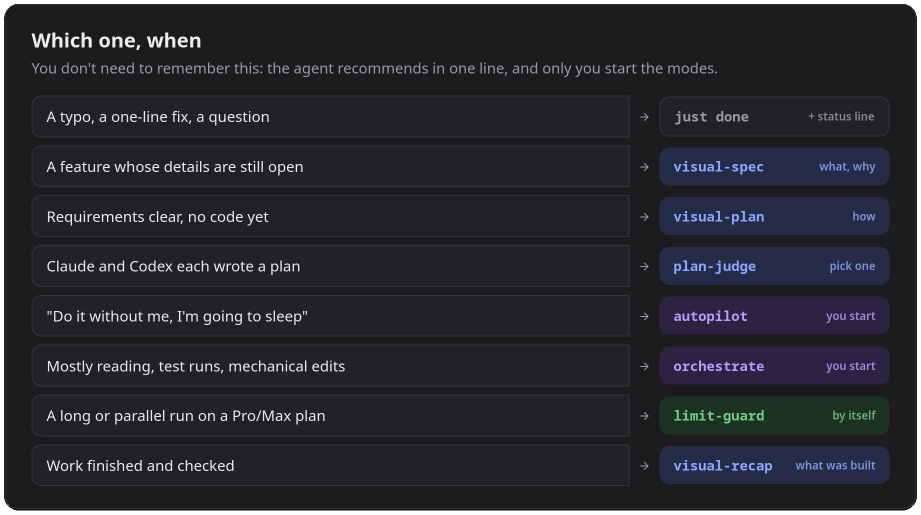
#> input picture docs/assets/readme/choose-dark.png, 1842 x 1029 px (shown at 1/2 size)
$ python -i build.py   (imports and definitions only)
#> lines starting #> are read from the running program, lines starting #| are printed output that depends on the picture; after the words box and inside, x2 and y2 are one past the last pixel; in counts of white or black regions, pixels touching at a corner belong together
#!/usr/bin/env python3
"""Render the README pictures: every .panel in panels.html, light and dark, at 2x, cropped to the card.

    python3 docs/assets/readme/build.py [panel ...]

Needs Firefox (or Chrome/Chromium) and Pillow. Writes docs/assets/readme/<panel>-<light|dark>.png.
"""
import re
import shutil
import subprocess
import sys
import tempfile
from pathlib import Path

from PIL import Image, ImageChops

HERE = Path(__file__).resolve().parent
TEMPLATE = HERE.parents[2] / "plugins/suwagent/shared/template.html"
ZOOM = 2
WIDTH = 960 + 2 * 24
PAD = 4 * ZOOM


def page(tmp):
    style = re.search(r"<style>\s*:root.*?</style>", TEMPLATE.read_text(encoding="utf-8"), re.S)[0]
    out = Path(tmp) / "panels.html"
    out.write_text((HERE / "panels.html").read_text(encoding="utf-8").replace("<!-- TEMPLATE STYLE -->", style), encoding="utf-8")
    return out


def shoot(url, png, tmp):
    for name in ("firefox", "google-chrome", "chromium", "chromium-browser"):
        exe = shutil.which(name)
        if not exe:
            continue
        size = f"{WIDTH * ZOOM},{1400 * ZOOM}"
        if name == "firefox":
            profile = Path(tmp) / "profile"
            profile.mkdir(exist_ok=True)
            cmd = [exe, "--headless", "--profile", str(profile), f"--window-size={size}", "--screenshot", str(png), url]
        else:
            cmd = [exe, "--headless", "--hide-scrollbars", f"--user-data-dir={tmp}/chrome", f"--window-size={size}",
                   f"--screenshot={png}", url]
        subprocess.run(cmd, stdout=subprocess.DEVNULL, stderr=subprocess.DEVNULL, timeout=120)
        return
    sys.exit("no Firefox or Chrome found")


def crop(png):
    """Cut the page background away around the card and make what is left of it transparent,
    so the card sits on GitHub's own background in either theme."""
#> called with png = 'choose-dark.png'
    img = Image.open(png).convert("RGB")
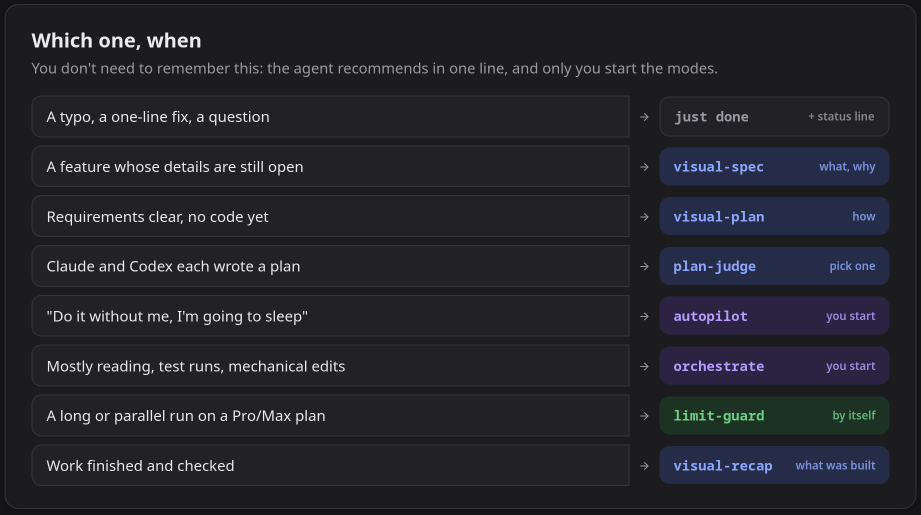
#> img: PIL image 1842x1029 RGB (shown at 1/2 size); mean R, G, B 36.3, 37, 43.3
    bg = Image.new("RGB", img.size, img.getpixel((1, 1)))
    mask = ImageChops.difference(img, bg).convert("L").point(lambda v: 255 if v > 2 else 0)
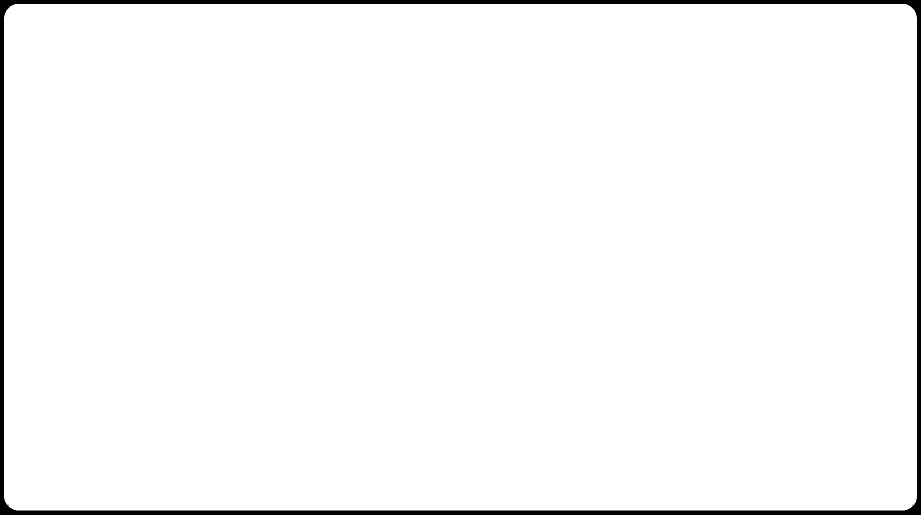
#> mask: PIL image 1842x1029 L (shown at 1/2 size); 97.6% white; 4 black regions (3 under 20 px), largest, box (x1, y1, x2, y2) and area: (0, 0, 1842, 1029) 46417
    l, t, r, b = mask.getbbox()
#> l = 8; t = 8; r = 1834; b = 1021
    img.putalpha(mask)
#> img is the input picture: PIL image 1842x1029 RGBA; mean R, G, B, A 36.3, 37, 43.3, 248.8
    img.crop((max(l - PAD, 0), max(t - PAD, 0), min(r + PAD, img.width), min(b + PAD, img.height))).save(png, optimize=True)


def main():
    src = (HERE / "panels.html").read_text(encoding="utf-8")
    panels = sys.argv[1:] or re.findall(r'<div class="panel" id="([\w-]+)"', src)
    with tempfile.TemporaryDirectory() as tmp:
        url = page(tmp).as_uri()
        for panel in panels:
            for theme in ("light", "dark"):
                png = HERE / f"{panel}-{theme}.png"
                shoot(f"{url}#only={panel}&theme={theme}&zoom={ZOOM}", png, tmp)
                crop(png)
                print(png.relative_to(HERE.parents[2]), Image.open(png).size)


# [2 lines not run here, left out]

>>> result = crop('choose-dark.png')

$ run again, on docs/assets/readme/settings-dark.png
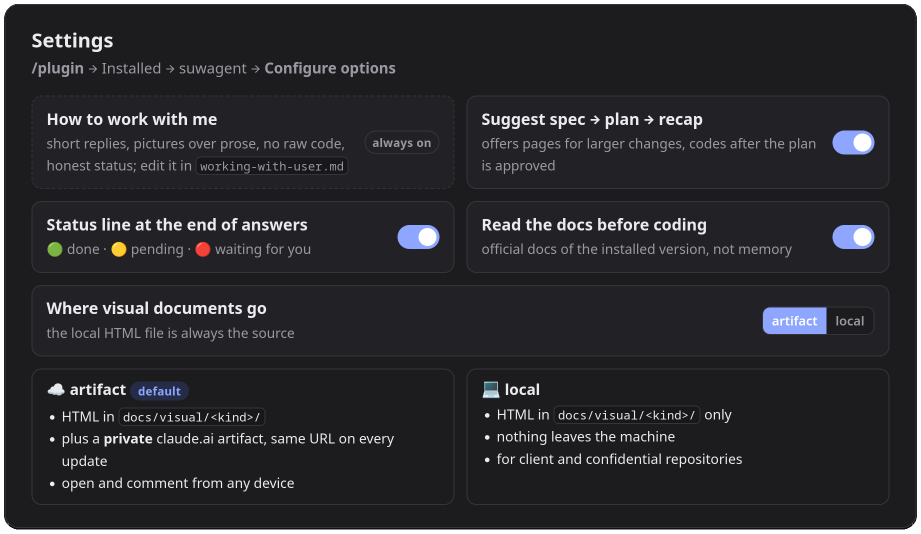
#> input picture docs/assets/readme/settings-dark.png, 1842 x 1067 px (shown at 1/2 size)
#> in crop, `img = Image.open(png).convert("RGB")`:
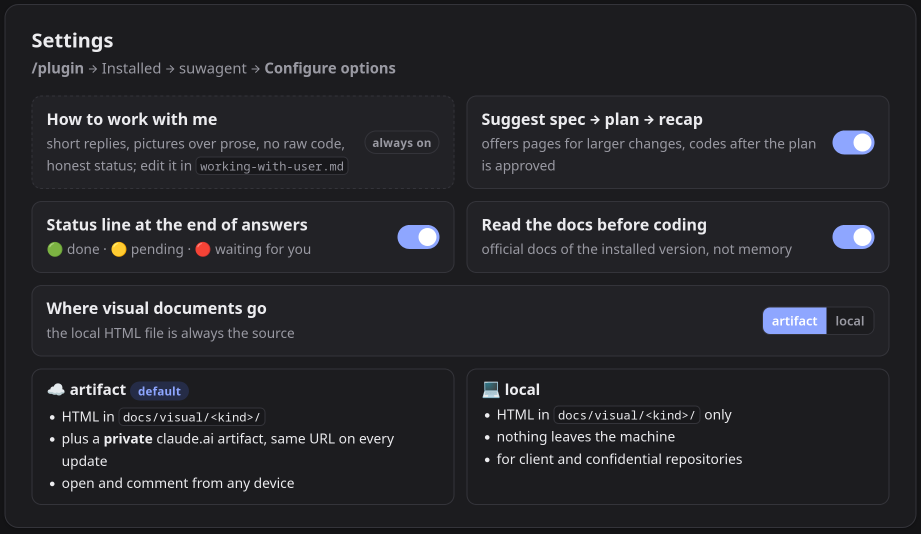
#> img: PIL image 1842x1067 RGB (shown at 1/2 size); mean R, G, B 37.7, 37.8, 41.9
#> mask: PIL image 1842x1067 L; 97.6% white; 4 black regions (3 under 20 px), largest, box (x1, y1, x2, y2) and area: (0, 0, 1842, 1067) 47025
#> l = 8; r = 1834; b = 1059
#> in crop, img is the input picture: PIL image 1842x1067 RGBA; mean R, G, B, A 37.7, 37.8, 41.9, 248.9
